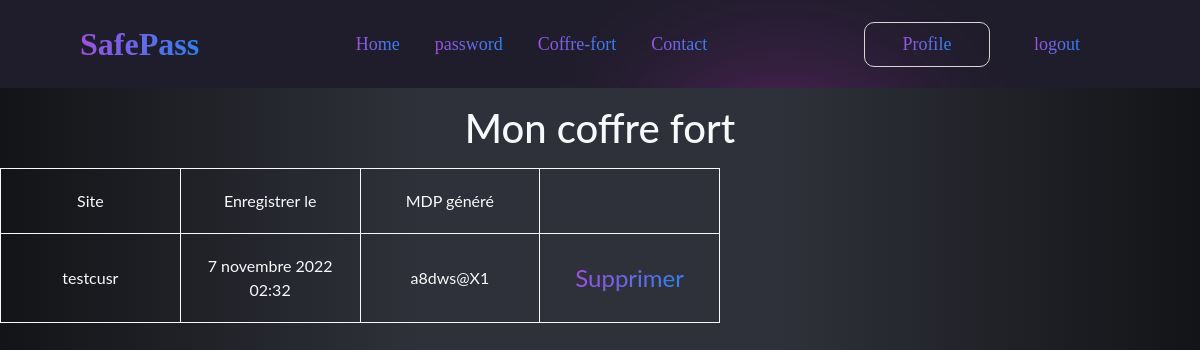
/generator/coffre-fort/ (signed in), run on an earlier commit of the app's database.
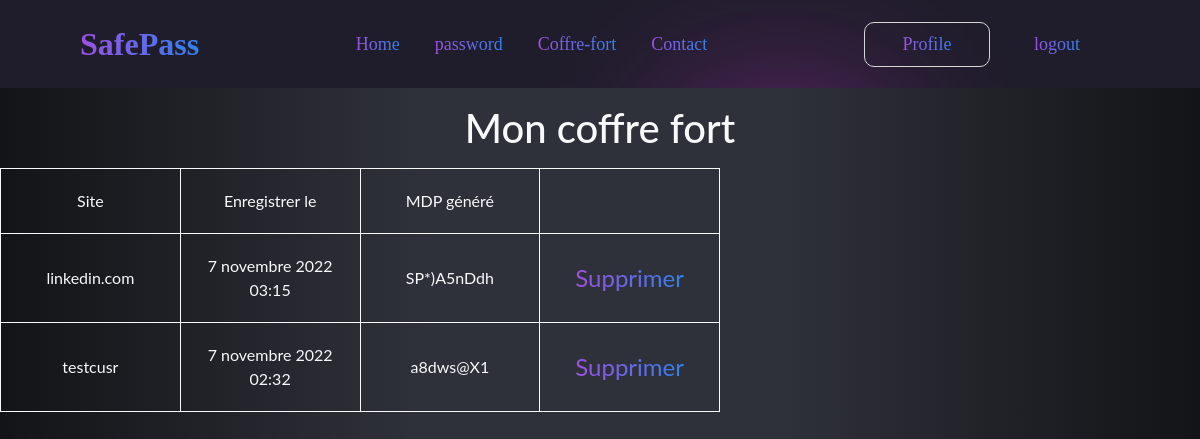
And on a later commit of the database.
### generator/models.py (models this page shows, shortened)
class GenPass(models.Model):
    user = models.ForeignKey(User, on_delete=models.CASCADE, null=True, blank=True)
    site = models.CharField(max_length=30)
    date = models.DateTimeField(default=timezone.now)
    passwords = models.CharField(max_length=300)
    class Meta:
        verbose_name = 'Password'
        verbose_name_plural = 'Passwords'
        ordering = ['site']

### generator/views.py (the view)
# urls.py: path('coffre-fort/', coffre_fort, name='coffre-fort'),
@login_required
def coffre_fort(request):
    password_list = GenPass.objects.filter(user=request.user)
    context = {'password_list': password_list}
    return render(request, 'generator/listalll.html', context)

### templates/generator/listalll.html (shortened to what this page needs)
{% extends 'base.html' %}
{% load static %}
{% block content %}
<div>
    <h1 class="text-center text-light mt-3 mb-3">Mon coffre fort</h1>
</div>
<div class="content text text-light">
    {% if user != 'user.username' %}
        <table>
            <tr>
                <td>Site</td>
                <td>Enregistrer le</td>
                <td>MDP généré</td>
                <td></td>
            </tr>
            {% for pass in password_list %}
                <tr>
                    <td>{{ pass.site }}</td>
                    <td>{{ pass.date }}</td>
                    <td>{{ pass.passwords }}</td>
                    <td><a href="#" class="deleterecord">Supprimer</a></td>
                </tr>
            {% endfor %}
        </table>
{% endif %}
</div>
{% endblock %}

What changed in the data, as far as the page shows it:
added GenPass: site "linkedin.com", date "7 novembre 2022 03:15", passwords "SP*)A5nDdh"
